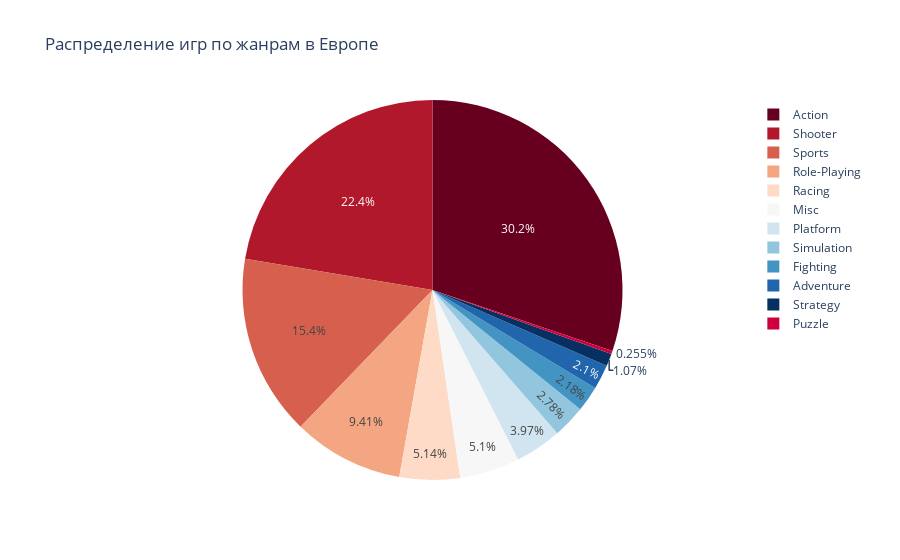

The notebook cell saved with this chart:
### Code cell
fig = px.pie(df, values='eu_sales', names='genre', color_discrete_sequence=px.colors.sequential.RdBu,
             title='Распределение игр по жанрам в Европе')
fig.show()

### Figure 1 — Plotly figure (JSON) as saved in the notebook; plotly's stock layout.template omitted (floating-point values rounded to 4 significant figures; data arrays with more than 128 entries replaced by an {"elided": "..."} marker saying what was removed)
{"data": [{"domain": {"x": [0, 1], "y": [0, 1]}, "hovertemplate": "genre=%{label}<br>eu_sales=%{value}<extra></extra>", "labels": {"elided": "2237 str values"}, "legendgroup": "", "name": "", "showlegend": true, "type": "pie", "values": {"elided": "2237 float values"}}], "layout": {"legend": {"tracegroupgap": 0}, "piecolorway": ["rgb(103,0,31)", "rgb(178,24,43)", "rgb(214,96,77)", "rgb(244,165,130)", "rgb(253,219,199)", "rgb(247,247,247)", "rgb(209,229,240)", "rgb(146,197,222)", "rgb(67,147,195)", "rgb(33,102,172)", "rgb(5,48,97)"], "title": {"text": "Распределение игр по жанрам в Европе"}}}
